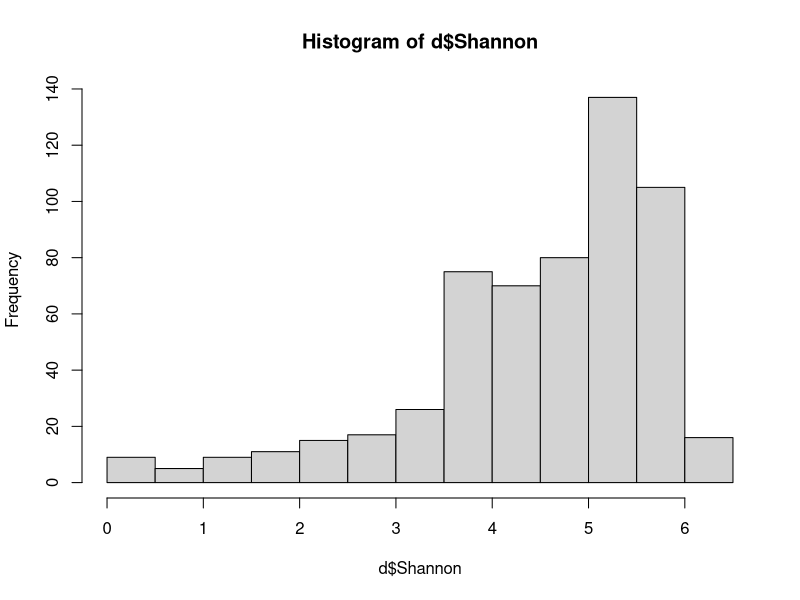
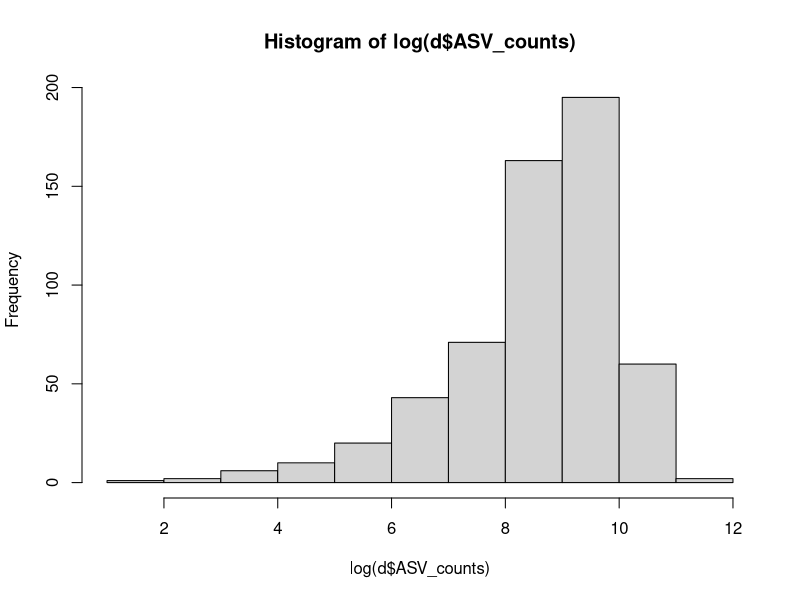
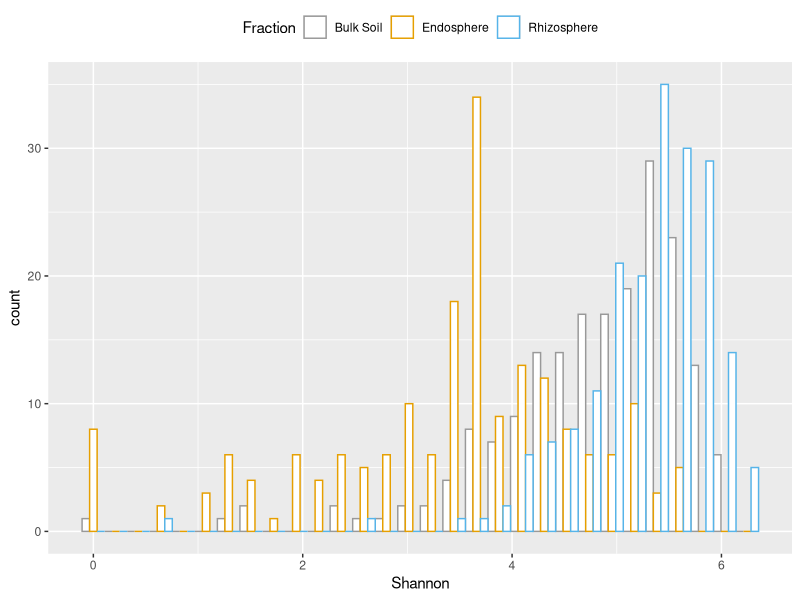
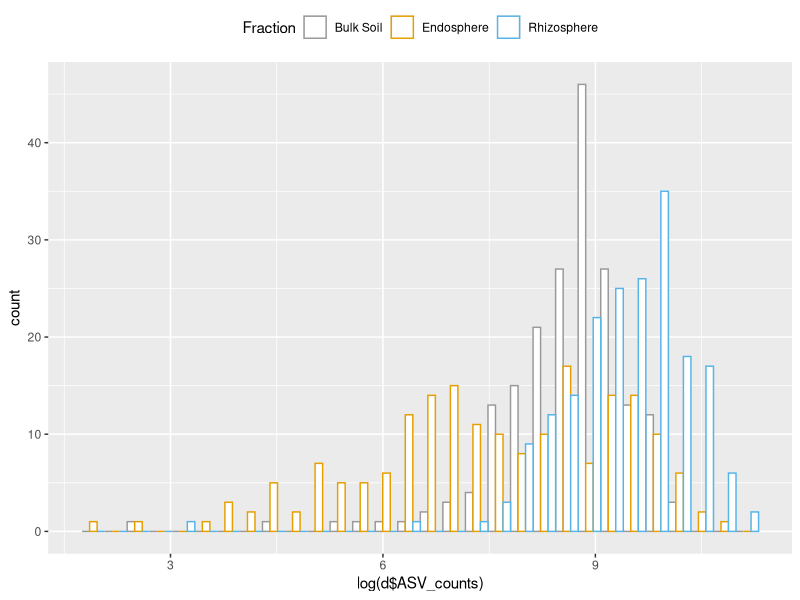

Write the R code that produced these figures, in order.
## ---- chunk 1
# , include=TRUE, warning=FALSE, echo=TRUE, error=FALSE
knitr::opts_knit$set(root.dir=normalizePath('../../'))
knitr::opts_chunk$set(warning=FALSE, message=FALSE, error=FALSE, echo=TRUE)
## ---- chunk 2
# meta data
d <- read.csv("data/sample_data.csv")
d$Year <- paste0("Y", d$Year)
d$Block <- paste0("B", d$Block)
d$Rep <- paste0("R", d$Rep)

# ASV table
asv <- read.csv("data/ASV_table.csv")
## ---- chunk 3
library("lme4")


dim(d)
hist(d$Shannon)
hist(log(d$ASV_counts))

## Model One:
fit <- lmer(data=d, Shannon ~ (1|Year) + (1|Month) + (1|Species) + (1|Rotation) + (1|Nitrogen) + (1|Fraction) + (1|Block) + (1|Rep))
df <- as.data.frame(VarCorr(fit))
df$p <- df$vcov/sum(df$vcov)*100


## Model Two:
fit <- lmer(data=d, log(ASV_counts+1) ~ (1|Year) + (1|Month) + (1|Species) + (1|Rotation) + (1|Nitrogen) + (1|Fraction) + (1|Block) + (1|Rep))
df <- as.data.frame(VarCorr(fit))
df$p <- df$vcov/sum(df$vcov)*100

## Model Three:
fit <- lmer(data=d, log10(ASV_counts+1) ~ Fraction + (1|Year) + (1|Month) + (1|Species) + (1|Rotation) + (1|Nitrogen)  + (1|Block) + (1|Rep))
df <- as.data.frame(VarCorr(fit))
df$p <- df$vcov/sum(df$vcov)*100

## Model Four:
fit <- lmer(data=d, log10(ASV_counts+1) ~ Fraction + Year + Month + Species + Rotation + Nitrogen  + (1|Block) + (1|Rep))
df <- as.data.frame(VarCorr(fit))
df$p <- df$vcov/sum(df$vcov)*100

## ---- chunk 4
library(ggplot2)
# Interleaved histograms
ggplot(d, aes(x=Shannon, color=Fraction)) +
  geom_histogram(fill="white", position="dodge")+
  scale_color_manual(values=c("#999999", "#E69F00", "#56B4E9")) +
  theme(legend.position="top")
## ---- chunk 5
# Interleaved histograms
ggplot(d, aes(x=log(d$ASV_counts), color=Fraction)) +
  geom_histogram(fill="white", position="dodge")+
  scale_color_manual(values=c("#999999", "#E69F00", "#56B4E9")) +
  theme(legend.position="top")
